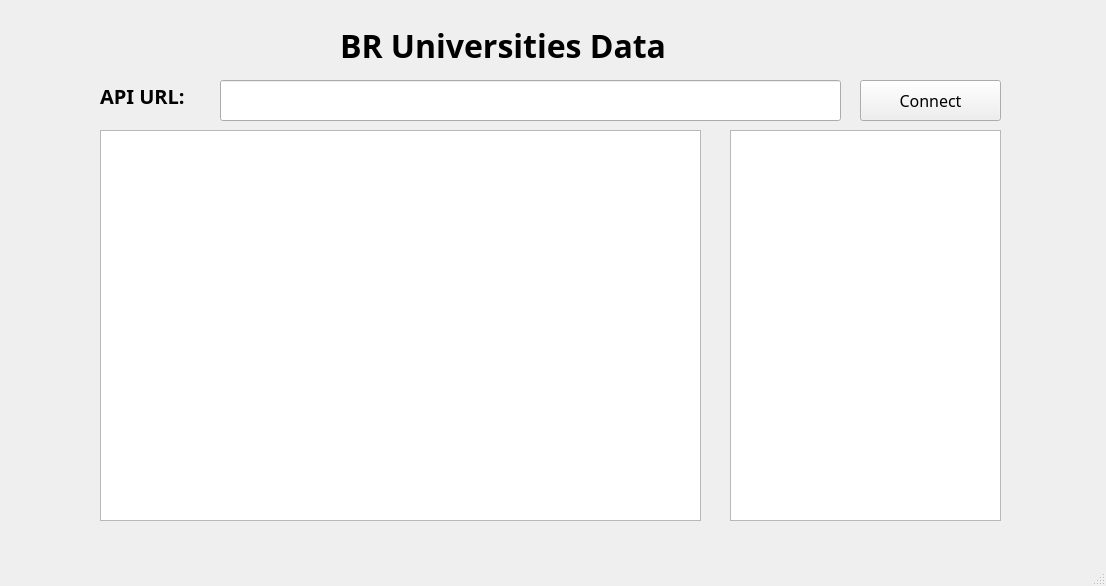
<?xml version="1.0" encoding="UTF-8"?>
<ui version="4.0">
 <class>ClientClass</class>
 <widget class="QMainWindow" name="ClientClass">
  <property name="geometry">
   <rect>
    <x>0</x>
    <y>0</y>
    <width>1106</width>
    <height>586</height>
   </rect>
  </property>
  <property name="sizePolicy">
   <sizepolicy hsizetype="Fixed" vsizetype="Fixed">
    <horstretch>0</horstretch>
    <verstretch>0</verstretch>
   </sizepolicy>
  </property>
  <property name="maximumSize">
   <size>
    <width>16777215</width>
    <height>16777215</height>
   </size>
  </property>
  <property name="windowTitle">
   <string>Client</string>
  </property>
  <widget class="QWidget" name="centralWidget">
   <widget class="QLabel" name="titleLabel">
    <property name="geometry">
     <rect>
      <x>340</x>
      <y>0</y>
      <width>401</width>
      <height>91</height>
     </rect>
    </property>
    <property name="font">
     <font>
      <family>Roboto Slab</family>
      <pointsize>24</pointsize>
      <weight>75</weight>
      <bold>true</bold>
     </font>
    </property>
    <property name="text">
     <string>BR Universities Data</string>
    </property>
   </widget>
   <widget class="QPushButton" name="pushButton">
    <property name="geometry">
     <rect>
      <x>860</x>
      <y>80</y>
      <width>141</width>
      <height>41</height>
     </rect>
    </property>
    <property name="font">
     <font>
      <family>Roboto Slab ExtraBold</family>
      <pointsize>12</pointsize>
      <weight>50</weight>
      <bold>false</bold>
     </font>
    </property>
    <property name="text">
     <string>Connect</string>
    </property>
   </widget>
   <widget class="QLineEdit" name="apiUrlLineEdit">
    <property name="geometry">
     <rect>
      <x>220</x>
      <y>80</y>
      <width>621</width>
      <height>41</height>
     </rect>
    </property>
    <property name="font">
     <font>
      <family>Roboto</family>
      <pointsize>11</pointsize>
     </font>
    </property>
    <property name="text">
     <string/>
    </property>
   </widget>
   <widget class="QListView" name="resultsView">
    <property name="geometry">
     <rect>
      <x>100</x>
      <y>130</y>
      <width>601</width>
      <height>391</height>
     </rect>
    </property>
   </widget>
   <widget class="QListView" name="detailsView">
    <property name="geometry">
     <rect>
      <x>730</x>
      <y>130</y>
      <width>271</width>
      <height>391</height>
     </rect>
    </property>
   </widget>
   <widget class="QLabel" name="apiUrlLabel">
    <property name="geometry">
     <rect>
      <x>100</x>
      <y>80</y>
      <width>141</width>
      <height>31</height>
     </rect>
    </property>
    <property name="font">
     <font>
      <family>Roboto Slab</family>
      <pointsize>15</pointsize>
      <weight>75</weight>
      <bold>true</bold>
     </font>
    </property>
    <property name="text">
     <string>API URL:</string>
    </property>
   </widget>
  </widget>
  <widget class="QStatusBar" name="statusBar"/>
 </widget>
 <layoutdefault spacing="6" margin="11"/>
 <resources>
  <include location="client.qrc"/>
 </resources>
 <connections/>
</ui>
